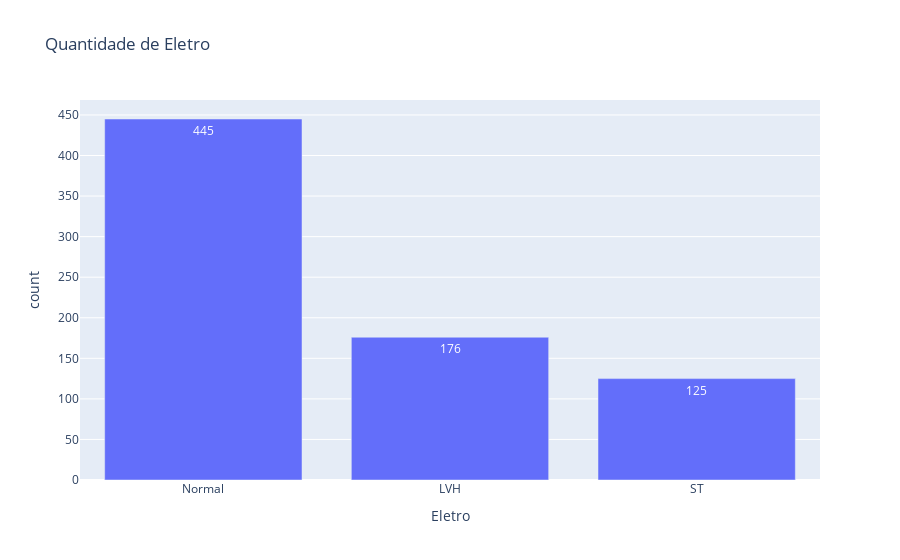

This figure's notebook cell:
### Code cell
constroi_grafico_barras('Eletro')

### Figure 1 — Plotly figure (JSON) as saved in the notebook; plotly's stock layout.template omitted (floating-point values rounded to 4 significant figures)
{"data": [{"alignmentgroup": "True", "hovertemplate": "Eletro=%{x}<br>count=%{y}<extra></extra>", "legendgroup": "", "marker": {"color": "#636efa", "pattern": {"shape": ""}}, "name": "", "offsetgroup": "", "orientation": "v", "showlegend": false, "textposition": "auto", "texttemplate": "%{y}", "type": "bar", "x": ["Normal", "LVH", "ST"], "xaxis": "x", "y": [445, 176, 125], "yaxis": "y"}], "layout": {"autosize": true, "barmode": "relative", "legend": {"tracegroupgap": 0}, "title": {"text": "Quantidade de Eletro"}, "xaxis": {"anchor": "y", "autorange": true, "domain": [0, 1], "range": [-0.5, 2.5], "title": {"text": "Eletro"}, "type": "category"}, "yaxis": {"anchor": "x", "autorange": true, "domain": [0, 1], "range": [0, 468.4], "title": {"text": "count"}, "type": "linear"}}}
